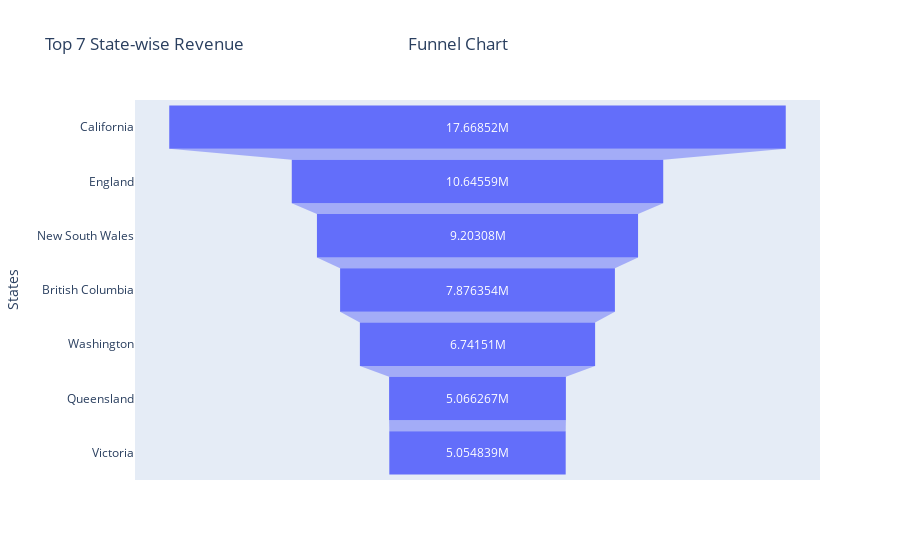

Notebook code for this chart:
### Code cell
import plotly.express as px
import pandas as pd

# Aggregate the data by State
aggregated_data = df.groupby("State", as_index=False)["Revenue"].sum()

# Sort by Revenue in descending order and select top 7
top_states = aggregated_data.sort_values(by="Revenue", ascending=False).head(7)

# Create a funnel chart
fig = px.funnel(
    top_states,
    x="Revenue",  # Revenue values
    y="State",    # States
    title="Top 7 State-wise Revenue                                         Funnel Chart",
    labels={"Revenue": "Revenue (in $)", "State": "States"}
)

# Display the funnel chart
fig.show()

### Figure 1 — Plotly figure (JSON) as saved in the notebook; plotly's stock layout.template omitted (floating-point values rounded to 4 significant figures)
{"data": [{"hovertemplate": "Revenue (in $)=%{x}<br>States=%{y}<extra></extra>", "legendgroup": "", "marker": {"color": "#636efa"}, "name": "", "orientation": "h", "showlegend": false, "type": "funnel", "x": [17668516, 10645585, 9203080, 7876354, 6741510, 5066267, 5054839], "xaxis": "x", "y": ["California", "England", "New South Wales", "British Columbia", "Washington", "Queensland", "Victoria"], "yaxis": "y"}], "layout": {"legend": {"tracegroupgap": 0}, "title": {"text": "Top 7 State-wise Revenue                                         Funnel Chart"}, "xaxis": {"anchor": "y", "domain": [0, 1], "title": {"text": "Revenue (in $)"}}, "yaxis": {"anchor": "x", "domain": [0, 1], "title": {"text": "States"}}}}
